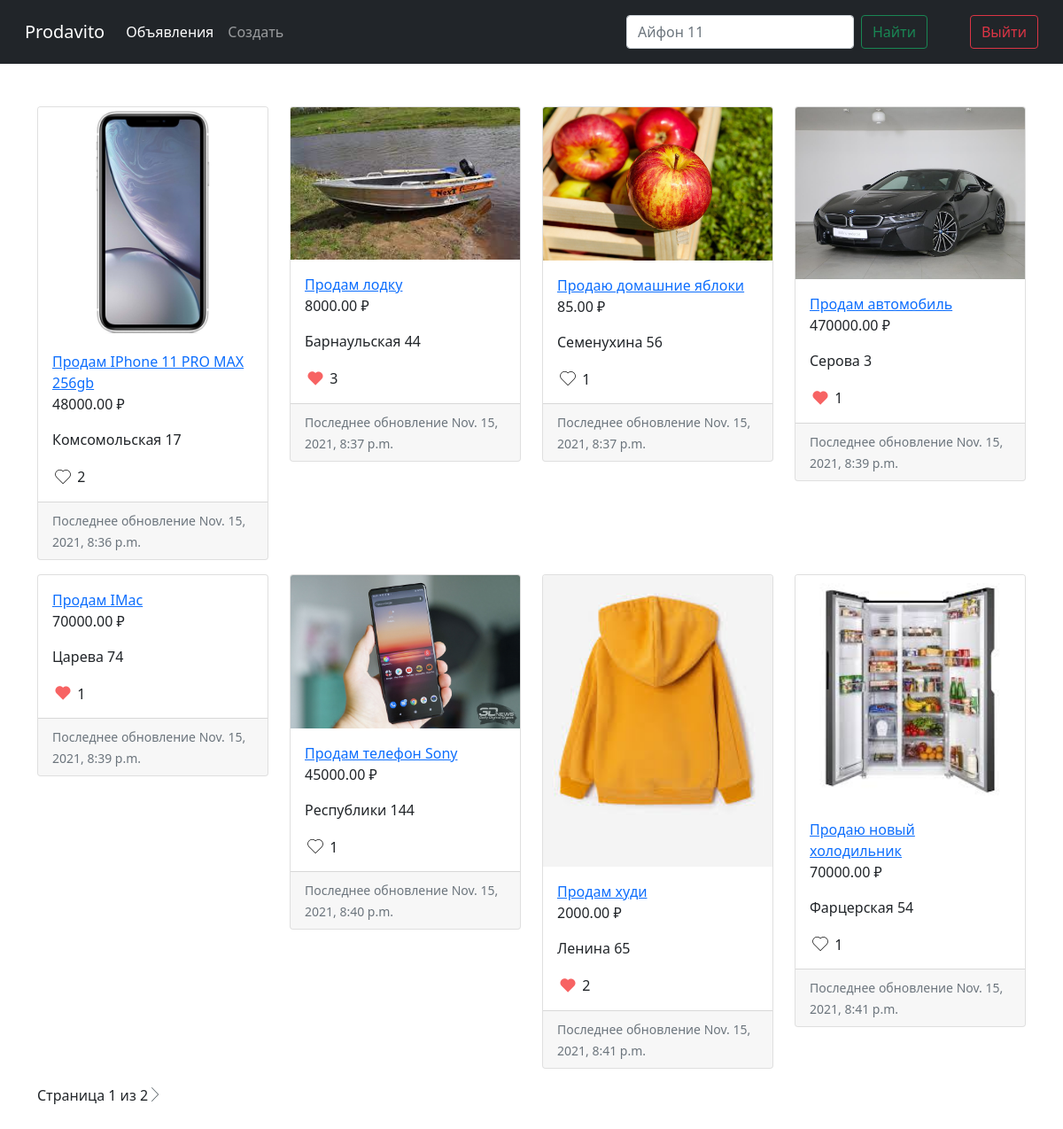
Screenshot of /api/v1/advt/ (signed in) with the database file from the repository.
### advt/models.py (models this page shows, shortened)
class Advert(models.Model):
    title = models.CharField(max_length=128, verbose_name="Заголовок объявления")
    text = models.TextField(blank=True, null=True, verbose_name="Информация об объявлении")
    price = models.DecimalField(max_digits=9, decimal_places=2, verbose_name="Цена")
    address = models.CharField(max_length=128, verbose_name="Адресс")
    photo = models.ImageField(upload_to="uploads/", verbose_name="Фото")
    is_liked = models.BooleanField(default=False, verbose_name="Пользователь поставил лайк")
    create_at = models.DateTimeField(auto_now_add=True, verbose_name="Дата и время создания")
    update_at = models.DateTimeField(auto_now=True, verbose_name="Дата и время обновления")

class Like(models.Model):
    user = models.ForeignKey(User, null=True, on_delete=models.SET_NULL)
    advt = models.ForeignKey(Advert, null=True, on_delete=models.SET_NULL)
    create_at = models.DateTimeField(auto_now_add=True, verbose_name="Дата и время создания")
    update_at = models.DateTimeField(auto_now=True, verbose_name="Дата и время обновления")
    class Meta:
        constraints = [
            models.UniqueConstraint(fields=['user', 'advt'], name="unique_like"),
        ]

### advt/views.py (the view)
# urls.py: path('advt/', login_required(views.AdvtListView.as_view(), login_url='login'), name='advt-list'),
class AdvtListView(ListView):
    model = Advert
    template_name = "adverts_list.html"
    context_object_name = "adverts"
    paginate_by = 8
    def get_queryset(self):
        query = self.request.GET.get("q")
        if query:
            adverts = Advert.objects.filter(Q(title__icontains=query))
        else:
            adverts = super().get_queryset()
        for advt in adverts:
            likes = Like.objects.filter(advt=advt).filter(user=self.request.user)
            if likes.exists():
                advt.is_liked = True
        return adverts

### advt/templates/adverts_list.html (shortened to what this page needs)
{% extends "base_generic.html" %}
{% load static %}
{% block navbar %}
<nav class="navbar navbar-expand-lg navbar-dark bg-dark p-3">
    <div class="container-fluid">
        <a class="navbar-brand" href="{% url 'advt-list' %}">Prodavito</a>
        <div class="collapse navbar-collapse" id="navbarSupportedContent">
            <ul class="navbar-nav me-auto mb-2 mb-lg-0">
                <li class="nav-item">
                    <a class="nav-link active" aria-current="page" href="{% url 'advt-list' %}">Объявления</a>
                </li>
                <li class="nav-item">
                    <a class="nav-link" href="{% url 'advt-create' %}">Создать</a>
                </li>
            </ul>
            <form class="d-flex">
                <input name="q" class="form-control me-2" type="search" placeholder="Айфон 11" aria-label="Search">
                <button class="btn btn-outline-success" type="submit">Найти</button>
            </form>
            <a href="{% url 'logout' %}" class="btn btn-outline-danger ms-5">Выйти</a>
        </div>
    </div>
</nav>
{% endblock %}
{% block content %}
    <div class="row mt-5">
        {% for advt in adverts %}
            <div class="col-lg-3 col-md-4 col-sm-12">
                <div class="card mb-3">
                    <img src="{{ advt.photo.url }}" class="card-img-top" alt="" width=>
                    <div class="card-body">
                        <a href="{% url 'advt-detail' pk=advt.pk %}" class="card-title">{{ advt.title }}</a>
                        <p class="card-text">{{ advt.price }} ₽</p>
                        <p class="card-text">{{ advt.address }}</p>
                        {% if advt.is_liked %}
                            <a href="{% url 'advt-dislike' pk=advt.pk %}"><img src="{% static 'images/heart-red.png' %}" alt=""></a>
                        {% else %}
                            <a href="{% url 'advt-like' pk=advt.pk %}"><img src="{% static 'images/heart-empty.png' %}" alt=""></a>
                        {% endif %}
                        <span style="vertical-align: middle;">{{ advt.like_set.all|length }}</span>
                    </div>
                    <div class="card-footer">
                      <small class="text-muted">Последнее обновление {{ advt.update_at }}</small>
                    </div>
                </div>
            </div>
        {% endfor %}
    </div>
    <div class="pagination mb-5">
        <span class="current" style="margin-top: 2px">
            Страница {{ page_obj.number }} из {{ page_obj.paginator.num_pages }}
        </span>
        {% if page_obj.has_next %}
            <a  href="?page={{ page_obj.next_page_number }}">
                <img src="{% static 'images/arrow-right.png' %}" alt="">
            </a>
        {% endif %}
    </div>
{% endblock %}

### templates/base_generic.html (shortened to what this page needs)
<!DOCTYPE html>
<html lang="en">
<head>
    <link href="https://cdn.jsdelivr.net/npm/bootstrap@5.1.3/dist/css/bootstrap.min.css" rel="stylesheet">
</head>
<body>
    {% block navbar %}
    {% endblock %}
    <div class="container">
        {% block content %}
        {% endblock %}
    </div>
</body>
</html>

### rows the page displays
Advert: photo (picture), title "Продам IPhone 11 PRO MAX 256gb", price "48000.00", address "Комсомольская 17", is_liked False (drawn), like_set.all|length "2", update_at "Nov. 15, 2021, 8:36 p.m."
Advert: photo (picture), title "Продам лодку", price "8000.00", address "Барнаульская 44", is_liked False (drawn), like_set.all|length "3", update_at "Nov. 15, 2021, 8:37 p.m."
Advert: photo (picture), title "Продаю домашние яблоки", price "85.00", address "Семенухина 56", is_liked False (drawn), like_set.all|length "1", update_at "Nov. 15, 2021, 8:37 p.m."
Advert: photo (picture), title "Продам автомобиль", price "470000.00", address "Серова 3", is_liked False (drawn), like_set.all|length "1", update_at "Nov. 15, 2021, 8:39 p.m."
Advert: title "Продам IMac", price "70000.00", address "Царева 74", is_liked False (drawn), like_set.all|length "1", update_at "Nov. 15, 2021, 8:39 p.m."
Advert: photo (picture), title "Продам телефон Sony", price "45000.00", address "Республики 144", is_liked False (drawn), like_set.all|length "1", update_at "Nov. 15, 2021, 8:40 p.m."
Advert: photo (picture), title "Продам худи", price "2000.00", address "Ленина 65", is_liked False (drawn), like_set.all|length "2", update_at "Nov. 15, 2021, 8:41 p.m."
Advert: photo (picture), title "Продаю новый холодильник", price "70000.00", address "Фарцерская 54", is_liked False (drawn), like_set.all|length "1", update_at "Nov. 15, 2021, 8:41 p.m."

### other values shown
{{ page_obj.number }} "1"
{{ page_obj.paginator.num_pages }} "2"
